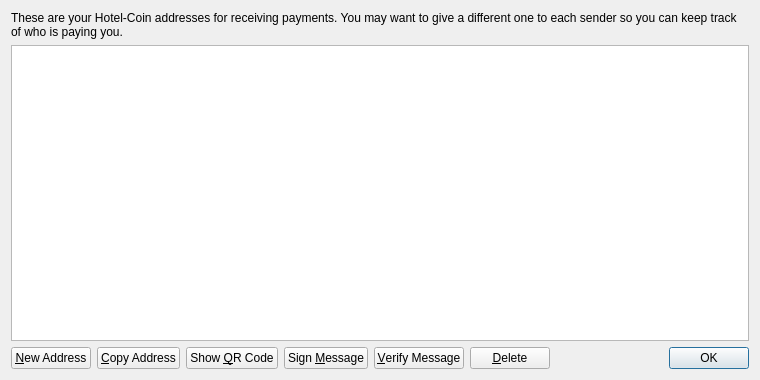
<?xml version="1.0" encoding="UTF-8"?>
<ui version="4.0">
 <class>AddressBookPage</class>
 <widget class="QWidget" name="AddressBookPage">
  <property name="geometry">
   <rect>
    <x>0</x>
    <y>0</y>
    <width>760</width>
    <height>380</height>
   </rect>
  </property>
  <property name="windowTitle">
   <string>Address Book</string>
  </property>
  <layout class="QVBoxLayout" name="verticalLayout">
   <item>
    <widget class="QLabel" name="labelExplanation">
     <property name="text">
      <string>These are your Hotel-Coin addresses for receiving payments. You may want to give a different one to each sender so you can keep track of who is paying you.</string>
     </property>
     <property name="textFormat">
      <enum>Qt::PlainText</enum>
     </property>
     <property name="wordWrap">
      <bool>true</bool>
     </property>
    </widget>
   </item>
   <item>
    <widget class="QTableView" name="tableView">
     <property name="contextMenuPolicy">
      <enum>Qt::CustomContextMenu</enum>
     </property>
     <property name="toolTip">
      <string>Double-click to edit address or label</string>
     </property>
     <property name="tabKeyNavigation">
      <bool>false</bool>
     </property>
     <property name="alternatingRowColors">
      <bool>true</bool>
     </property>
     <property name="selectionMode">
      <enum>QAbstractItemView::SingleSelection</enum>
     </property>
     <property name="selectionBehavior">
      <enum>QAbstractItemView::SelectRows</enum>
     </property>
     <property name="sortingEnabled">
      <bool>true</bool>
     </property>
     <attribute name="verticalHeaderVisible">
      <bool>false</bool>
     </attribute>
    </widget>
   </item>
   <item>
    <layout class="QHBoxLayout" name="horizontalLayout">
     <item>
      <widget class="QPushButton" name="newAddressButton">
       <property name="toolTip">
        <string>Create a new address</string>
       </property>
       <property name="text">
        <string>&amp;New Address</string>
       </property>
       <property name="icon">
        <iconset resource="../bitcoin.qrc">
         <normaloff>:/icons/add</normaloff>:/icons/add</iconset>
       </property>
      </widget>
     </item>
     <item>
      <widget class="QPushButton" name="copyToClipboard">
       <property name="toolTip">
        <string>Copy the currently selected address to the system clipboard</string>
       </property>
       <property name="text">
        <string>&amp;Copy Address</string>
       </property>
       <property name="icon">
        <iconset resource="../bitcoin.qrc">
         <normaloff>:/icons/editcopy</normaloff>:/icons/editcopy</iconset>
       </property>
      </widget>
     </item>
     <item>
      <widget class="QPushButton" name="showQRCode">
       <property name="text">
        <string>Show &amp;QR Code</string>
       </property>
       <property name="icon">
        <iconset resource="../bitcoin.qrc">
         <normaloff>:/icons/qrcode</normaloff>:/icons/qrcode</iconset>
       </property>
      </widget>
     </item>
     <item>
      <widget class="QPushButton" name="signMessage">
       <property name="toolTip">
        <string>Sign a message to prove you own a Hotel-Coin address</string>
       </property>
       <property name="text">
        <string>Sign &amp;Message</string>
       </property>
       <property name="icon">
        <iconset resource="../bitcoin.qrc">
         <normaloff>:/icons/edit</normaloff>:/icons/edit</iconset>
       </property>
      </widget>
     </item>
     <item>
      <widget class="QPushButton" name="verifyMessage">
       <property name="toolTip">
        <string>Verify a message to ensure it was signed with a specified Hotel-Coin address</string>
       </property>
       <property name="text">
        <string>&amp;Verify Message</string>
       </property>
       <property name="icon">
        <iconset resource="../bitcoin.qrc">
         <normaloff>:/icons/transaction_0</normaloff>:/icons/transaction_0</iconset>
       </property>
      </widget>
     </item>
     <item>
      <widget class="QPushButton" name="deleteButton">
       <property name="toolTip">
        <string>Delete the currently selected address from the list</string>
       </property>
       <property name="text">
        <string>&amp;Delete</string>
       </property>
       <property name="icon">
        <iconset resource="../bitcoin.qrc">
         <normaloff>:/icons/remove</normaloff>:/icons/remove</iconset>
       </property>
      </widget>
     </item>
     <item>
      <spacer name="horizontalSpacer">
       <property name="orientation">
        <enum>Qt::Horizontal</enum>
       </property>
       <property name="sizeHint" stdset="0">
        <size>
         <width>40</width>
         <height>20</height>
        </size>
       </property>
      </spacer>
     </item>
     <item>
      <widget class="QDialogButtonBox" name="buttonBox">
       <property name="sizePolicy">
        <sizepolicy hsizetype="Maximum" vsizetype="Fixed">
         <horstretch>0</horstretch>
         <verstretch>0</verstretch>
        </sizepolicy>
       </property>
       <property name="standardButtons">
        <set>QDialogButtonBox::Ok</set>
       </property>
      </widget>
     </item>
    </layout>
   </item>
  </layout>
 </widget>
 <resources>
  <include location="../bitcoin.qrc"/>
 </resources>
 <connections/>
</ui>
